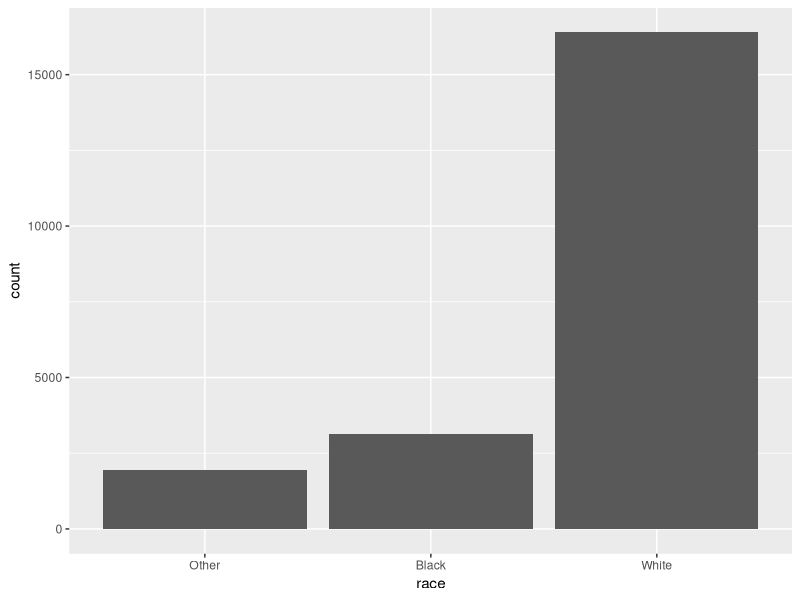
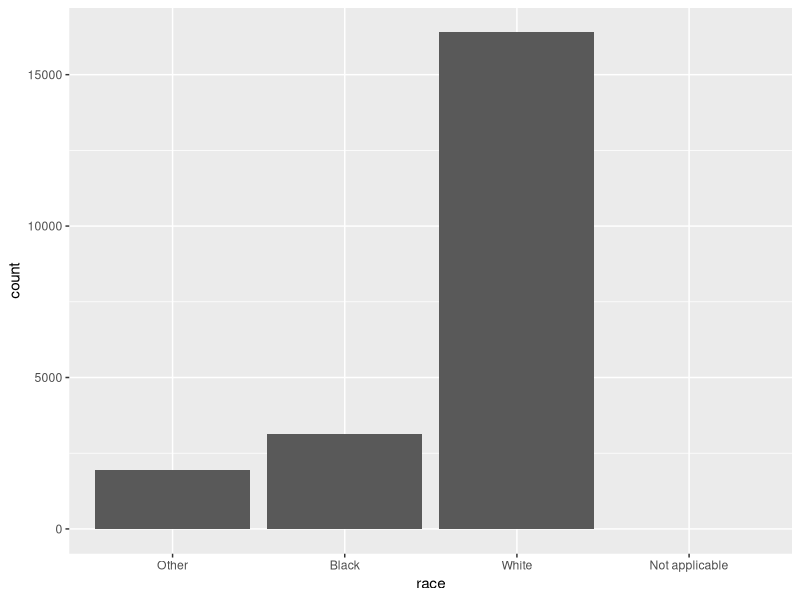
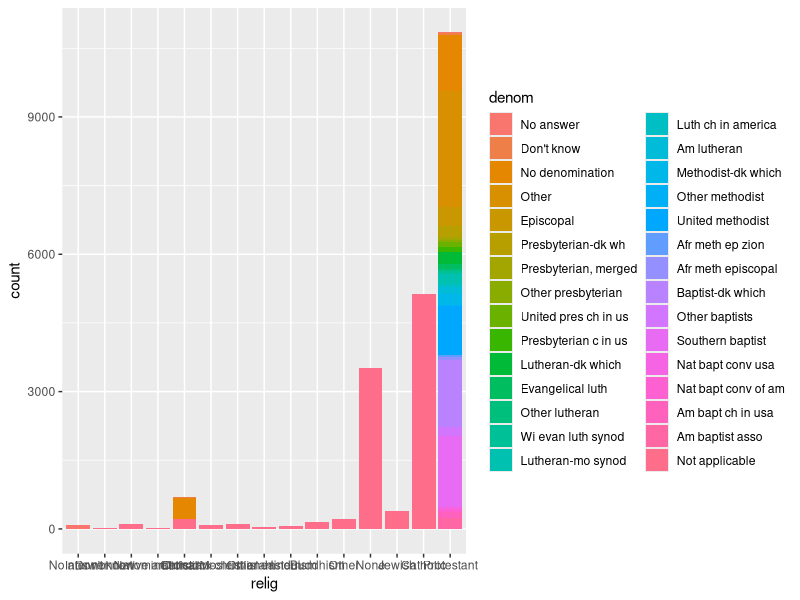
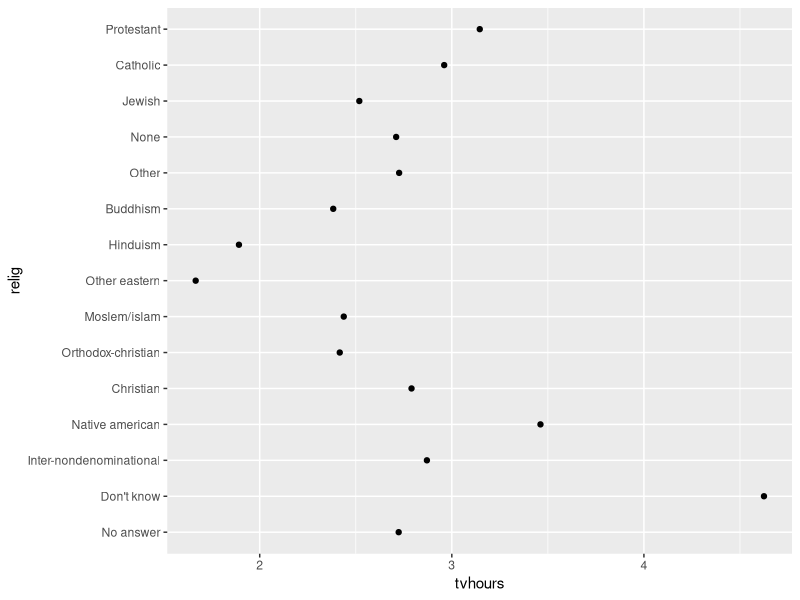
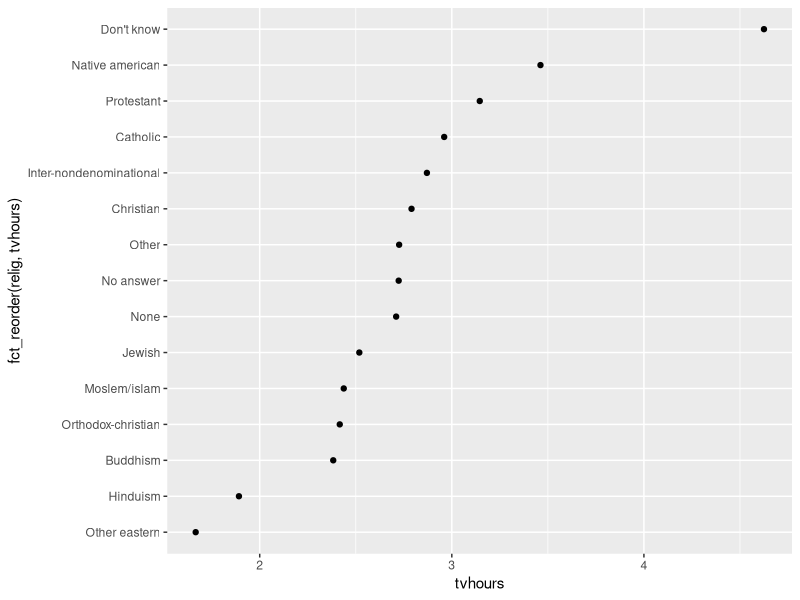
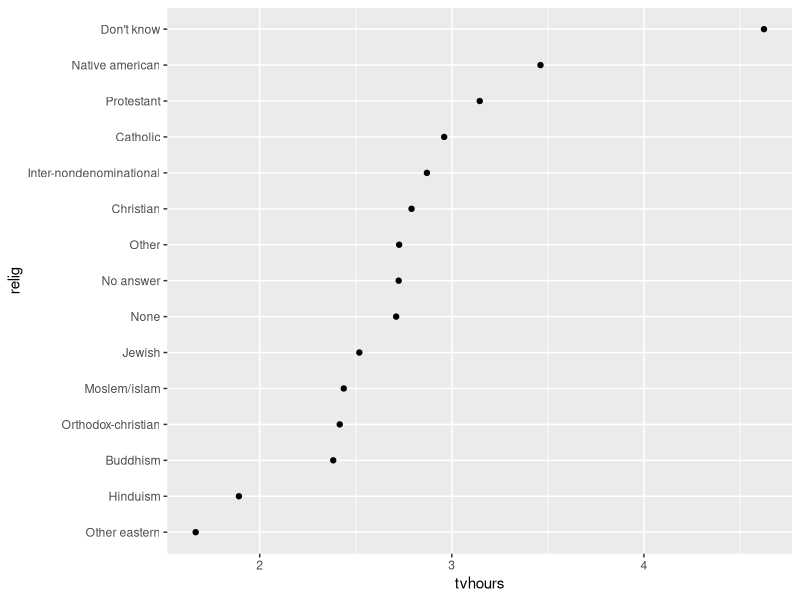

These charts were generated, in order, by the following R code: (Note: this script raises an error after producing the figures.)
library(tidyverse)
library(forcats)

# Sat Jan 21 10:55:47 2017 ------------------------------
#can't sort w/char data type
x1 <- c("Dec", "Apr", "Jan", "Mar")
x2 <- c("Dec", "Apr", "Jam", "Mar") #with typo

month_levels <- c(
  "Jan", "Feb", "Mar", "Apr", "May", "Jun", 
  "Jul", "Aug", "Sep", "Oct", "Nov", "Dec"
)

y1 <- factor(x1, levels = month_levels)
sort(y1)

y2 <- factor(x2, levels = month_levels) #will fill in typos with NA
y2

y2 <- parse_factor(x2, levels = month_levels) #to get warning message

#if levels aren't added will go in alphabetical order - Apr, Dec, Jan, Mar

#to set levels in order of appearance
f1 <- factor(x1, levels = unique(x1))
f1
f2 <- x1 %>% factor() %>% fct_inorder()
f2

#to see levels
levels(f2)
#----------------------------------------------------------------------------
gss_cat
#to see levels and counts
gss_cat %>%
  count(race)

ggplot(gss_cat, aes(race)) +
  geom_bar()
#By default, ggplot2 will drop levels that don’t have any values. You can force them to display with:
ggplot(gss_cat, aes(race)) +
  geom_bar() +
  scale_x_discrete(drop = FALSE)

#practice
gss_cat %>%
  count(relig, denom)

ggplot(gss_cat, aes(relig, fill = denom)) +
  geom_bar() 
#----------------------------------------------------------------------------
#CHANGING FACTOR ORDER
relig <- gss_cat %>%
  group_by(relig) %>%
  summarise(
    age = mean(age, na.rm = TRUE),
    tvhours = mean(tvhours, na.rm = TRUE),
    n = n()
  )

ggplot(relig, aes(tvhours, relig)) + 
  geom_point()

#to reorder plot - fct_reorder
ggplot(relig, aes(tvhours, fct_reorder(relig, tvhours))) +
  geom_point() 

#use mutate to avoid cluttering ggplot function
relig %>%
  mutate(relig = fct_reorder(relig, tvhours)) %>%
  ggplot(aes(tvhours, relig)) +
  geom_point()
#---------------------
#to move levels to front of line
#not applicable at front
ggplot(rincome, aes(age, rincome)) +
  geom_point()
#move not applicable to end - fct_relevel
ggplot(rincome, aes(age, fct_relevel(rincome, "Not applicable"))) +
  geom_point()
#---------------
#fct_reorder2() - use in visual display - changes legend
by_age <- gss_cat %>%
  filter(!is.na(age)) %>%
  group_by(age, marital) %>%
  count() %>%
  mutate(prop = n / sum(n)) #this number is wrong?

ggplot(by_age, aes(age, prop, colour = marital)) +
  geom_line(na.rm = TRUE)

#changes the legend to map to highest values
ggplot(by_age, aes(age, prop, colour = fct_reorder2(marital, age, prop))) +
  geom_line() +
  labs(colour = "marital")

#---------------
#reorder bar plots - fct_infreq() - fct_rev() flips from left to right
gss_cat %>%
  mutate(marital = marital %>% fct_infreq() %>% fct_rev()) %>%
  ggplot(aes(marital)) +
  geom_bar()
#----------------------------------------------------------------------------
#MODIFYING FACTOR LEVELS - fct_recode()
gss_cat %>% count(partyid) #not good descriptions

gss_cat %>%
  mutate(partyid = fct_recode(partyid,
                              "Republican, strong"    = "Strong republican",
                              "Republican, weak"      = "Not str republican",
                              "Independent, near rep" = "Ind,near rep",
                              "Independent, near dem" = "Ind,near dem",
                              "Democrat, weak"        = "Not str democrat",
                              "Democrat, strong"      = "Strong democrat"
  )
  ) %>% count(partyid)

#to combine levels do similar
gss_cat %>%
  mutate(partyid = fct_recode(partyid,
                              "Republican, strong"    = "Strong republican",
                              "Republican, weak"      = "Not str republican",
                              "Independent, near rep" = "Ind,near rep",
                              "Independent, near dem" = "Ind,near dem",
                              "Democrat, weak"        = "Not str democrat",
                              "Democrat, strong"      = "Strong democrat",
                              "Other"                 = "No answer",
                              "Other"                 = "Don't know",
                              "Other"                 = "Other party"
  )) %>%
  count(partyid)

#to collapse - make less levels out of many
gss_cat %>%
  mutate(partyid = fct_collapse(partyid,
                                other = c("No answer", "Don't know", "Other party"),
                                rep = c("Strong republican", "Not str republican"),
                                ind = c("Ind,near rep", "Independent", "Ind,near dem"),
                                dem = c("Not str democrat", "Strong democrat")
  )) %>%
  count(partyid)

#fct_lump() will try to auto-group - BE CAREFUL - set n to number of levels
gss_cat %>%
  mutate(relig = fct_lump(relig, n = 10)) %>%
  count(relig, sort = TRUE) %>%
  print(n = Inf)

#practice
gss_cat %>%
  mutate(partyid = fct_collapse(partyid,
                                other = c("No answer", "Don't know", "Other party"),
                                rep = c("Strong republican", "Not str republican"),
                                ind = c("Ind,near rep", "Independent", "Ind,near dem"),
                                dem = c("Not str democrat", "Strong democrat")
  )) %>%
ggplot(aes(year, fill = partyid)) +
  geom_bar()

gss_cat %>%
  mutate(rincome = fct_collapse(rincome,
                                Zero = c("No answer", "Don't know", "Refused", "Not applicable"),
                                Low = c("Lt $1000", "$1000 to 2999","$3000 to 3999","$4000 to 4999","$5000 to 5999","$6000 to 6999"),
                                Med = c("$10000 - 14999", "$8000 to 9999",  "$7000 to 7999"),
                                High = c("$25000 or more", "$20000 - 24999", "$15000 - 19999")
  )) %>%
  count(rincome)